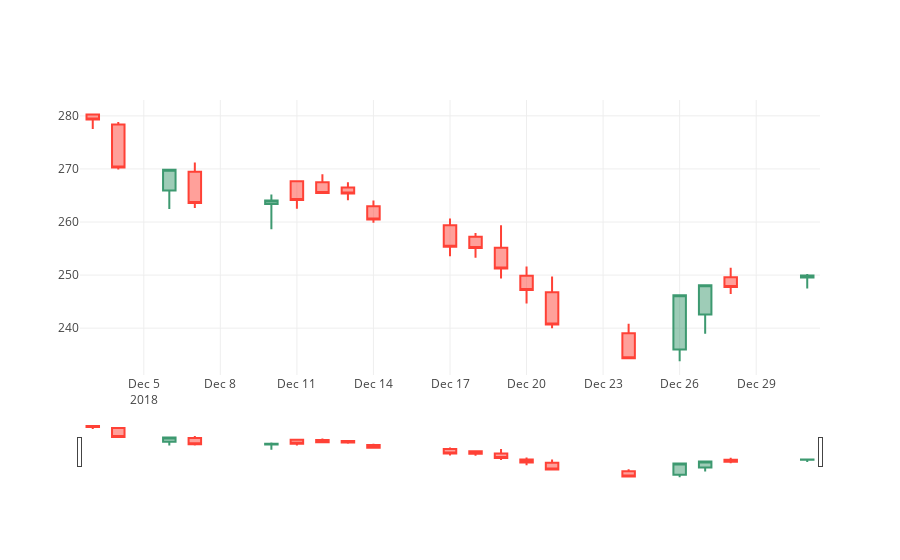

Notebook cell for this chart:
### Code cell
# Plot Candlestick Chart
trace = go.Candlestick(x=dataset['12-2018'].index,
                open=dataset['12-2018'].Open,
                high=dataset['12-2018'].High,
                low=dataset['12-2018'].Low,
                close=dataset['12-2018'].Close)

data = [trace]
iplot(data, filename='simple_ohlc')
